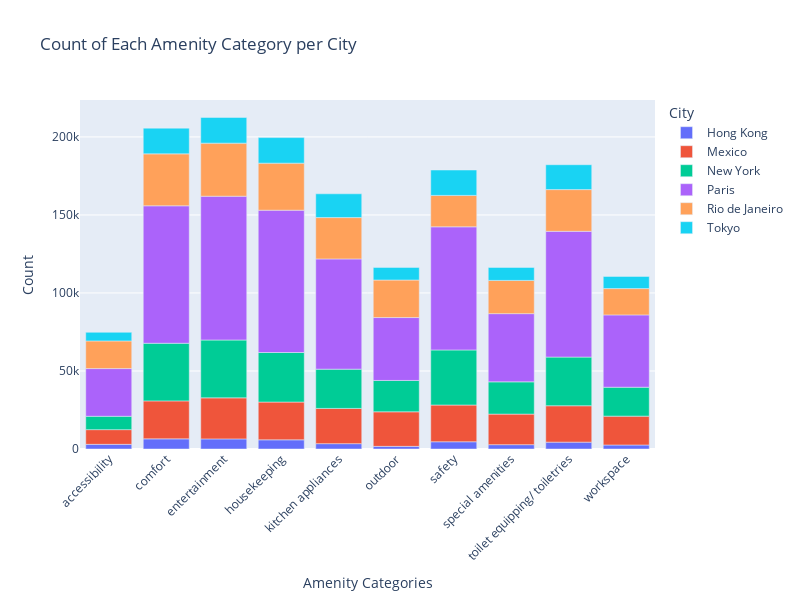

The notebook cell this image was saved under:
### Code cell
# Group by City and Amenities Category and count occurrences

# Explode the 'amenity_categories' so each row contains only one amenity
df_exploded = df.explode('amenity_categories')

amenities_count = df_exploded.groupby(['City', 'amenity_categories']).size().reset_index(name='count')

# Filter out the 'others' category
amenities_count = amenities_count[amenities_count['amenity_categories'] != 'others']

# Set the plot size
plt.figure(figsize=(15, 8))
import plotly.express as px

# Create the bar plot using Plotly
fig = px.bar(
    amenities_count,
    x='amenity_categories',
    y='count',
    color='City',
    labels={'amenity_categories': 'Amenity Categories', 'count': 'Count'},
    title='Count of Each Amenity Category per City'
)

# Customize the layout for better readability
fig.update_layout(
    xaxis_tickangle=-45,
    xaxis_title='Amenity Categories',
    yaxis_title='Count',
    title='Count of Each Amenity Category per City',
    height=600,
    width=800
)

# # Show the plot
# fig.show()
# # Create the bar plot for the count of amenities per city
# sns.barplot(x='amenity_categories', y='count', hue='City', data=amenities_count)

# # Customize the plot
# plt.title('Count of Each Amenity Category per City')
# plt.xticks(rotation=45, ha='right')  # Rotate x-axis labels for better readability
# plt.xlabel('Amenity Categories')
# plt.ylabel('Count')
# plt.legend(title='City')
# plt.tight_layout()

# # Show the plot
# plt.show()

### Figure 1 — Plotly figure (JSON) as saved in the notebook; plotly's stock layout.template omitted (floating-point values rounded to 4 significant figures)
{"data": [{"alignmentgroup": "True", "hovertemplate": "City=Hong Kong<br>Amenity Categories=%{x}<br>Count=%{y}<extra></extra>", "legendgroup": "Hong Kong", "marker": {"color": "#636efa", "pattern": {"shape": ""}}, "name": "Hong Kong", "offsetgroup": "Hong Kong", "orientation": "v", "showlegend": true, "textposition": "auto", "type": "bar", "x": ["accessibility", "comfort", "entertainment", "housekeeping", "kitchen appliances", "outdoor", "safety", "special amenities", "toilet equipping/ toiletries", "workspace"], "xaxis": "x", "y": [2992, 6493, 6472, 5881, 3431, 1693, 4625, 2780, 4405, 2569], "yaxis": "y"}, {"alignmentgroup": "True", "hovertemplate": "City=Mexico<br>Amenity Categories=%{x}<br>Count=%{y}<extra></extra>", "legendgroup": "Mexico", "marker": {"color": "#EF553B", "pattern": {"shape": ""}}, "name": "Mexico", "offsetgroup": "Mexico", "orientation": "v", "showlegend": true, "textposition": "auto", "type": "bar", "x": ["accessibility", "comfort", "entertainment", "housekeeping", "kitchen appliances", "outdoor", "safety", "special amenities", "toilet equipping/ toiletries", "workspace"], "xaxis": "x", "y": [9417, 24344, 26305, 24209, 22576, 22147, 23563, 19579, 23313, 18499], "yaxis": "y"}, {"alignmentgroup": "True", "hovertemplate": "City=New York<br>Amenity Categories=%{x}<br>Count=%{y}<extra></extra>", "legendgroup": "New York", "marker": {"color": "#00cc96", "pattern": {"shape": ""}}, "name": "New York", "offsetgroup": "New York", "orientation": "v", "showlegend": true, "textposition": "auto", "type": "bar", "x": ["accessibility", "comfort", "entertainment", "housekeeping", "kitchen appliances", "outdoor", "safety", "special amenities", "toilet equipping/ toiletries", "workspace"], "xaxis": "x", "y": [8555, 36934, 37074, 31751, 25163, 20090, 35282, 20677, 31191, 18523], "yaxis": "y"}, {"alignmentgroup": "True", "hovertemplate": "City=Paris<br>Amenity Categories=%{x}<br>Count=%{y}<extra></extra>", "legendgroup": "Paris", "marker": {"color": "#ab63fa", "pattern": {"shape": ""}}, "name": "Paris", "offsetgroup": "Paris", "orientation": "v", "showlegend": true, "textposition": "auto", "type": "bar", "x": ["accessibility", "comfort", "entertainment", "housekeeping", "kitchen appliances", "outdoor", "safety", "special amenities", "toilet equipping/ toiletries", "workspace"], "xaxis": "x", "y": [30565, 88083, 92152, 91201, 70635, 40313, 78918, 43709, 80604, 46346], "yaxis": "y"}, {"alignmentgroup": "True", "hovertemplate": "City=Rio de Janeiro<br>Amenity Categories=%{x}<br>Count=%{y}<extra></extra>", "legendgroup": "Rio de Janeiro", "marker": {"color": "#FFA15A", "pattern": {"shape": ""}}, "name": "Rio de Janeiro", "offsetgroup": "Rio de Janeiro", "orientation": "v", "showlegend": true, "textposition": "auto", "type": "bar", "x": ["accessibility", "comfort", "entertainment", "housekeeping", "kitchen appliances", "outdoor", "safety", "special amenities", "toilet equipping/ toiletries", "workspace"], "xaxis": "x", "y": [17728, 33297, 34007, 30146, 26496, 24047, 20134, 21299, 26723, 16856], "yaxis": "y"}, {"alignmentgroup": "True", "hovertemplate": "City=Tokyo<br>Amenity Categories=%{x}<br>Count=%{y}<extra></extra>", "legendgroup": "Tokyo", "marker": {"color": "#19d3f3", "pattern": {"shape": ""}}, "name": "Tokyo", "offsetgroup": "Tokyo", "orientation": "v", "showlegend": true, "textposition": "auto", "type": "bar", "x": ["accessibility", "comfort", "entertainment", "housekeeping", "kitchen appliances", "outdoor", "safety", "special amenities", "toilet equipping/ toiletries", "workspace"], "xaxis": "x", "y": [5537, 16478, 16466, 16387, 15242, 8087, 16271, 8305, 15949, 7799], "yaxis": "y"}], "layout": {"barmode": "relative", "height": 600, "legend": {"title": {"text": "City"}, "tracegroupgap": 0}, "title": {"text": "Count of Each Amenity Category per City"}, "width": 800, "xaxis": {"anchor": "y", "domain": [0, 1], "tickangle": -45, "title": {"text": "Amenity Categories"}}, "yaxis": {"anchor": "x", "domain": [0, 1], "title": {"text": "Count"}}}}
